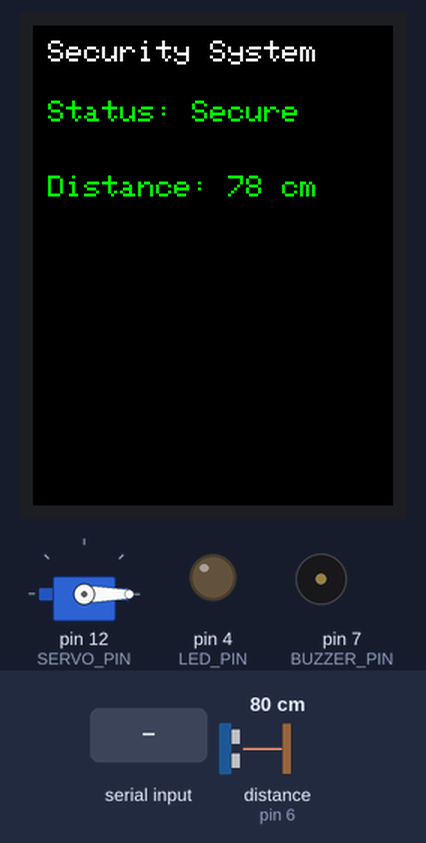
Recording of a sketch running on a simulated Arduino Uno, built with avr-gcc and run on an emulated ATmega328P. Shown: servo, 240×320 colour display, output pins drawn as LEDs (lit = HIGH), buzzer (waves = sounding). Wiring (inferred from the names in the program): ultrasonic range finder: trigger pin 5; echo pin 6. The inputs (shaded band) are chosen by the test bench; at power-on: distance to the obstacle (sensor on pin 6) 80 cm. The echo pulse lasts 58.3 µs per cm; pins used as bus, display or sensor lines are not drawn; what the sketch prints to the serial monitor is not drawn.

Above: at 1.4 s.
1.5 s: distance to the obstacle (sensor on pin 6) set to 22 cm
At 3.0 s:
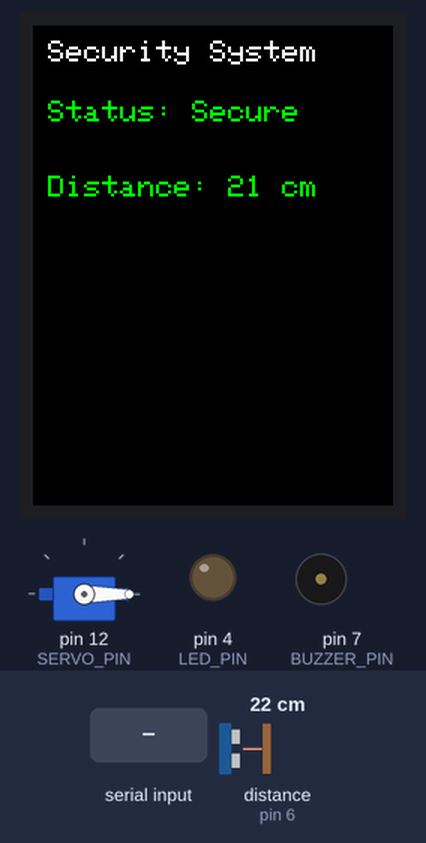
3.3 s: distance to the obstacle (sensor on pin 6) set to 18 cm
At 4.3 s:
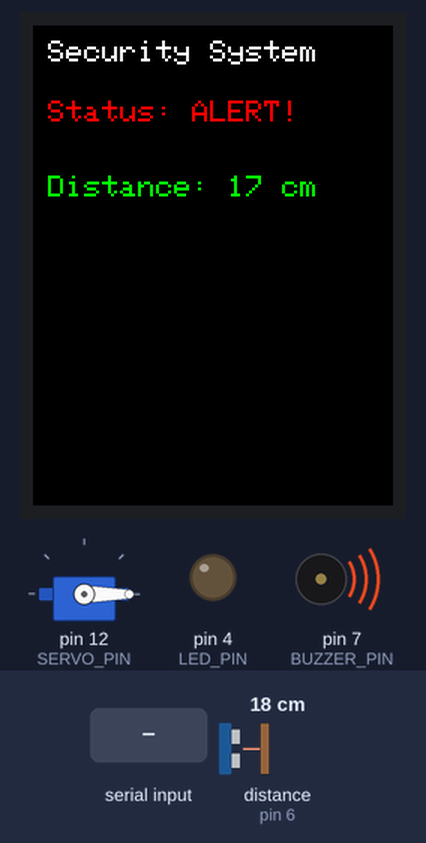
4.9 s: "1\n" received over Serial
At 5.3 s:
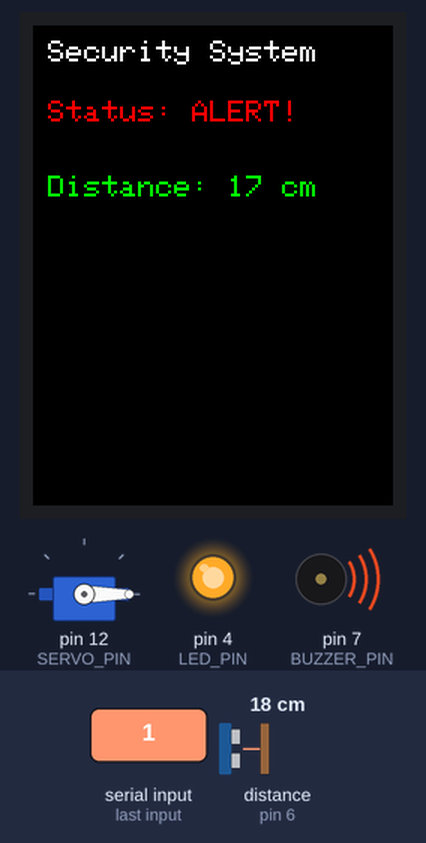
6.4 s: byte 50 ('2') received over Serial
At 7.7 s:
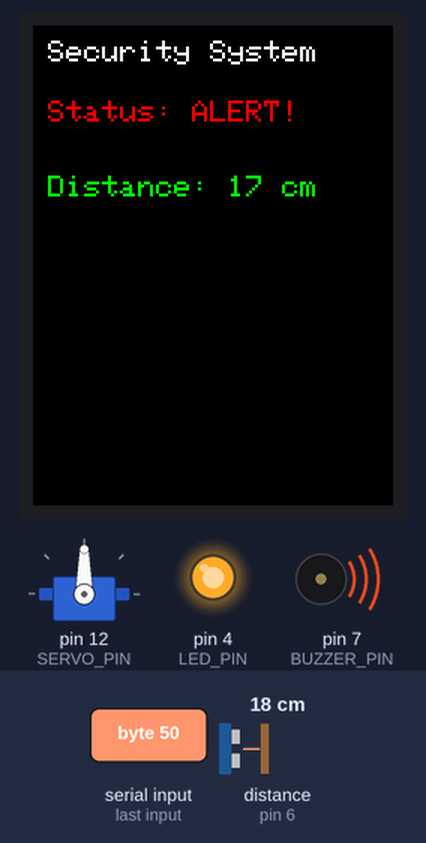
8.0 s: byte 48 ('0') received over Serial
At 9.3 s:
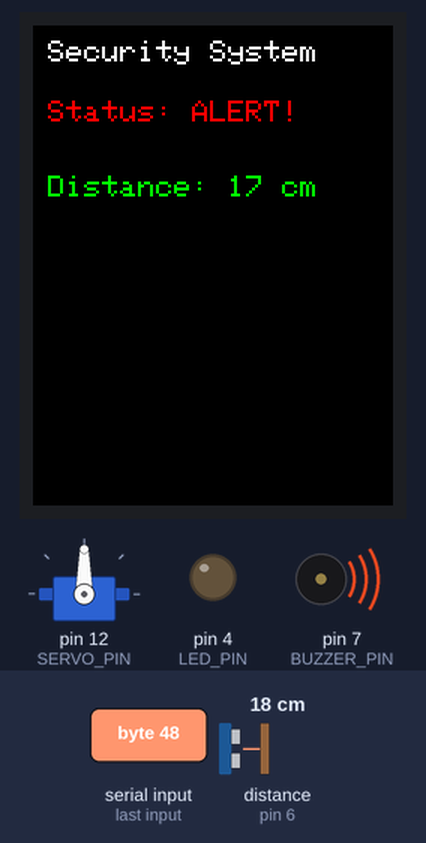
9.6 s: distance to the obstacle (sensor on pin 6) set to 35 cm
At 10.5 s:
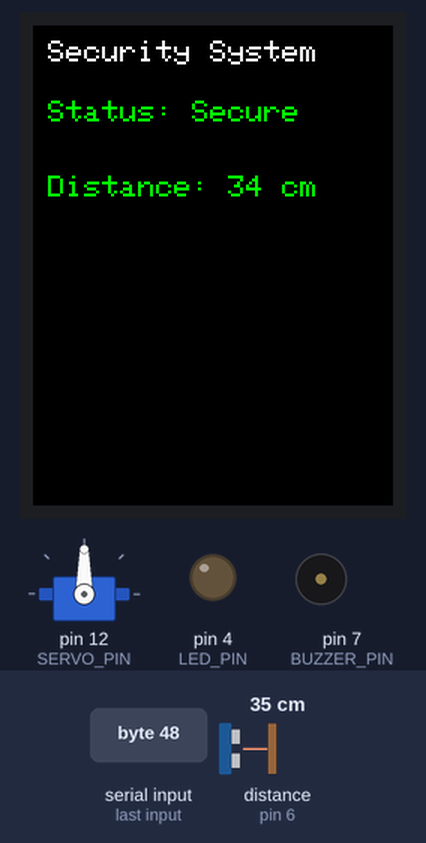
Timing chart, 0 to 12.2 s (numbered marks = the images above; inputs shaded):
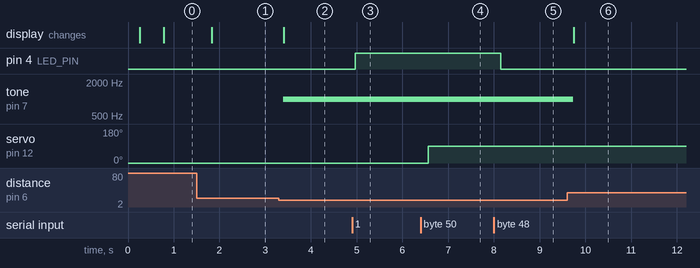

The sketch:

sketch_circuit_exterior.ino
```cpp
#include <Adafruit_GFX.h>
#include <Adafruit_ST7789.h>
#include <Servo.h>
#include <SPI.h>

// Ultrasonic Sensor pins
#define TRIG_PIN 5
#define ECHO_PIN 6

// Passive Buzzer pins
#define BUZZER_PIN 7

// LED pin
#define LED_PIN 4

// Servomotor pin
#define SERVO_PIN 12

// LCD pins
#define TFT_CS     10
#define TFT_RST    9
#define TFT_DC     8

// declare display object
Adafruit_ST7789 tft = Adafruit_ST7789(TFT_CS, TFT_DC, TFT_RST);

// declare servomotor
Servo myservo;

// variables for Ultrasonic Sensor
long duration;
int distance;

// variable for Bluetooth communication
char switchstate;

void setup() {
  // init the serial communication, baud rate = 9600 bits/second
  Serial.begin(9600);

  // initialize pins for Ultrasonic Sensor
  pinMode(TRIG_PIN, OUTPUT);
  pinMode(ECHO_PIN, INPUT);

  // init the Passive Buzzer pin
  pinMode(BUZZER_PIN, OUTPUT);
  digitalWrite(BUZZER_PIN, LOW);

  // init the LED pin
  pinMode(LED_PIN, OUTPUT);
  digitalWrite(LED_PIN, LOW);

  // attach the servomotor to the pin
  myservo.attach(SERVO_PIN);
  myservo.write(0); // Initial position

  // init the LCD
  // resolution
  tft.init(240, 320);
  // clear screen with black color
  tft.fillScreen(ST77XX_BLACK);

  // initial display messages
  tft.setCursor(10, 10);
  tft.setTextColor(ST77XX_WHITE);
  tft.setTextSize(2);
  tft.println("Security System");

  tft.setCursor(10, 50);
  tft.setTextColor(ST77XX_WHITE);
  tft.setTextSize(2);
  tft.println("Status: Waiting...");

  tft.setCursor(10, 100);
  tft.setTextColor(ST77XX_WHITE);
  tft.setTextSize(2);
  tft.println("Distance: -- cm");
}

void loop() {
  // check for Bluetooth input
  if (Serial.available() > 0) {
    switchstate = Serial.read();
    Serial.print(switchstate);
    Serial.print("\n");
    delay(15);

    if (switchstate == '1') {
      // turn on the LED
      digitalWrite(LED_PIN, HIGH);
    } else if (switchstate == '0') {
      // turn off the LED
      digitalWrite(LED_PIN, LOW);
    } else if (switchstate == '2') {
      // rotate servo to 90 degrees
      myservo.write(90);
    } else if (switchstate == '3') {
      // rotate servo back to 0 degrees
      myservo.write(0);
    }
  }

  // clears the trigPin
  digitalWrite(TRIG_PIN, LOW);
  delayMicroseconds(2);

  // sets the trigPin on HIGH state for 10 microseconds
  digitalWrite(TRIG_PIN, HIGH);
  delayMicroseconds(10);
  digitalWrite(TRIG_PIN, LOW);

  // reads the echoPin, returns the sound wave travel time in microseconds
  duration = pulseIn(ECHO_PIN, HIGH);

  // calculate the distance
  distance = duration * 0.034 / 2;

  // clear the previous distance display
  tft.fillRect(10, 100, 220, 40, ST77XX_BLACK);

  // display the measured distance
  tft.setCursor(10, 100);
  tft.setTextColor(ST77XX_GREEN);
  tft.setTextSize(2);
  tft.print("Distance: ");
  tft.print(distance);
  tft.println(" cm");

  // check if the distance is less than 20cm and update the security status
  if (distance < 20) {
    // Set buzzer to 1000 Hz
    tone(BUZZER_PIN, 1000);
    tft.fillRect(10, 50, 220, 40, ST77XX_BLACK);
    tft.setCursor(10, 50);
    tft.setTextColor(ST77XX_RED);
    tft.setTextSize(2);
    tft.println("Status: ALERT!");
  } else {
    // otherwise, turn off the buzzer
    noTone(BUZZER_PIN);
    tft.fillRect(10, 50, 220, 40, ST77XX_BLACK);
    tft.setCursor(10, 50);
    tft.setTextColor(ST77XX_GREEN);
    tft.setTextSize(2);
    tft.println("Status: Secure");
  }

  // delay for a short period before measuring again
  delay(500);
}
```

Measured:
- the behaviour switches between 21 and 20 cm on distance to the obstacle (sensor on pin 6) (found by bisection; images 1 and 2)
- after the input at 1.5 s, the display: changes after 0.34 s (image 1)
- after the input at 3.3 s, tone on pin 7 (BUZZER_PIN): silent → 1000 Hz after 0.10 s; the display: changes after 0.11 s (image 2)
- after the input at 4.9 s, pin 4 (LED_PIN): LOW → HIGH after 0.07 s
- after the input at 6.4 s, servo on pin 12 (SERVO_PIN): 0° → 90° after 0.17 s
- after the input at 8.0 s, pin 4 (LED_PIN): HIGH → LOW after 0.15 s
- after the input at 9.6 s, tone on pin 7 (BUZZER_PIN): 1000 Hz → silent after 0.13 s; the display: changes after 0.14 s (image 6)
